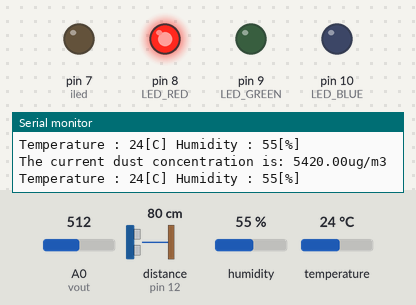
Bench run of a sketch on a simulated Arduino Uno, built with avr-gcc and run on an emulated ATmega328P. Shown: output pins drawn as LEDs (lit = HIGH), the last lines printed to the serial monitor. Wiring (inferred from the names in the program): ultrasonic range finder: trigger pin 11; echo pin 12. The inputs (shaded band) are chosen by the test bench; at power-on: distance to the obstacle (sensor on pin 12) 80 cm, A0 (vout) = 512, humidity 55 %, temperature 24 °C. The echo pulse lasts 58.3 µs per cm; pins used as bus, display or sensor lines are not drawn.

Above: at 1.8 s.
1.9 s: distance to the obstacle (sensor on pin 12) set to 99 cm
3.4 s: distance to the obstacle (sensor on pin 12) set to 105 cm
At 4.6 s:
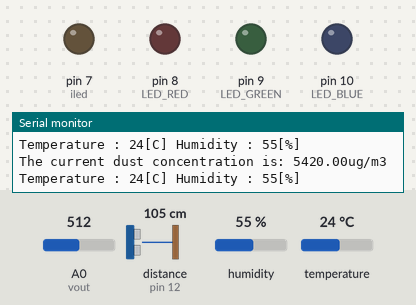
5.6 s: distance to the obstacle (sensor on pin 12) set to 2 cm
At 7.3 s:
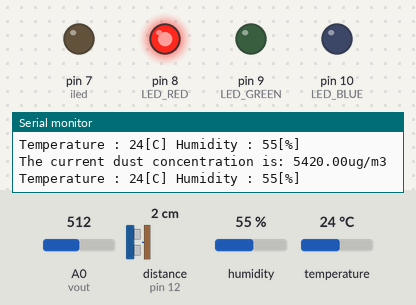
7.6 s: distance to the obstacle (sensor on pin 12) set to 120 cm
At 8.8 s:
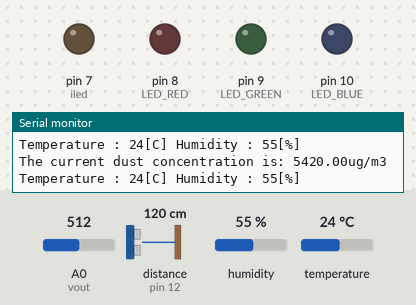
Timing chart, 0 to 10.6 s (numbered marks = the images above; inputs shaded):
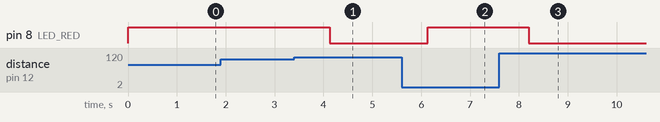

Measured:
- the behaviour switches between 101 and 102 cm on distance to the obstacle (sensor on pin 12) (found by bisection; images 0 and 1)
- after the input at 3.4 s, pin 8 (LED_RED): HIGH → LOW after 0.73 s
- after the input at 5.6 s, pin 8 (LED_RED): LOW → HIGH after 0.54 s
- after the input at 7.6 s, pin 8 (LED_RED): HIGH → LOW after 0.60 s

The sketch:

DustSensor.ino
```cpp
/* Dust Sensor
- VCC => VCC
- GND => GND
- AOUT => A0
- ILED => D7 */

#include <Wire.h>
#include <dht11.h>

#define        COV_RATIO                       0.2            //ug/mmm / mv
#define        NO_DUST_VOLTAGE                 400            //mv
#define        SYS_VOLTAGE                     5000

// Set the LCD address to 0x27 for a 16 chars and 2 line display

const int iled = 7;                                            //drive the led of sensor
const int vout = A0;                                            //analog input
float old_density, density, voltage;
int   adcvalue;

dht11 DHT11;
int pin_DHT11 = 6;
int LED_RED = 8, LED_GREEN = 9, LED_BLUE = 10;
int pin_UL_TRIG = 11;
int pin_UL_OUT = 12;

int Filter(int m) {
  static int flag_first = 0, _buff[10], sum;
  const int _buff_max = 10;
  int i;

  if(flag_first == 0) {
    flag_first = 1;

    for(i = 0, sum = 0; i < _buff_max; i++) {
      _buff[i] = m;
      sum += _buff[i];
    }
    return m;
  }
  else {
    sum -= _buff[0];
    for(i = 0; i < (_buff_max - 1); i++) {
      _buff[i] = _buff[i + 1];
    }
    _buff[9] = m;
    sum += _buff[9];

    i = sum / 10.0;
    return i;
  }
}

float print_Dust(){
  digitalWrite(iled, HIGH);
    delayMicroseconds(280);
    adcvalue = analogRead(vout);
    digitalWrite(iled, LOW);

    adcvalue = Filter(adcvalue);

    /* covert voltage (mv) */
    voltage = (SYS_VOLTAGE / 1024.0) * adcvalue * 11;

    /* voltage to density */
    if(voltage >= NO_DUST_VOLTAGE) {
      voltage -= NO_DUST_VOLTAGE;

      density = voltage * COV_RATIO;
    }
    else
      density = 0;

    Serial.print("The current dust concentration is: ");
    Serial.print(density);
    Serial.print("ug/m3\n");

    return density;
}

unsigned long distance(){
  unsigned long microseconds, distance_cm;
  // Ultrasonic wave transmission
  digitalWrite(pin_UL_TRIG, LOW); // Output pin_ULTRASONIC_T to LOW
  delayMicroseconds(2);
  // pull the Trig pin to high level for more than 10us impulse
  digitalWrite(pin_UL_TRIG, HIGH); // Output pin_ULTRASONIC_T to HIGH
  delayMicroseconds(10);
  digitalWrite(pin_UL_TRIG, LOW); // Output pin_ULTRASONIC_T to LOW

  // waits for the pin to go HIGH, and returns the length of the pulse in microseconds
  microseconds = pulseIn(pin_UL_OUT, 1, 24000);
  // time to dist
  distance_cm = microseconds * 17/1000;

  return distance_cm;
}

void LED_ON(float density){
  if(density < 30.0){
      digitalWrite(LED_BLUE, HIGH);
      digitalWrite(LED_GREEN, LOW);
      digitalWrite(LED_RED, LOW);
    }
    else if(density < 80.0){
      digitalWrite(LED_BLUE, LOW);
      digitalWrite(LED_GREEN, HIGH);
      digitalWrite(LED_RED, LOW);
    }
    else{
      digitalWrite(LED_BLUE, LOW);
      digitalWrite(LED_GREEN, LOW);
      digitalWrite(LED_RED, HIGH);
    }
}

void print_DHT(){
  int chk = DHT11.read(pin_DHT11);
  switch (chk) {
  //normal operation
    case DHTLIB_OK:
      Serial.print("Temperature : ");
      Serial.print(DHT11.temperature);
      Serial.print("[C] Humidity : ");
      Serial.print(DHT11.humidity);
      Serial.println("[%]");
      break;
    //error message
    case DHTLIB_ERROR_CHECKSUM:
      Serial.println("Checksum error");
      break;
    case DHTLIB_ERROR_TIMEOUT:
      Serial.println("Time out error");
      break;
      default:
      Serial.println("Unknown error");
      break;
  }
}

void setup(void) {
  pinMode(iled, OUTPUT);
  digitalWrite(iled, LOW);                                     //iled default closed

  pinMode(LED_RED, OUTPUT);
  digitalWrite(LED_RED, LOW);
  pinMode(LED_GREEN, OUTPUT);
  digitalWrite(LED_GREEN, LOW);
  pinMode(LED_BLUE, OUTPUT);
  digitalWrite(LED_BLUE, LOW);
  pinMode(pin_UL_OUT, INPUT);

  // Trig pin Output Setup
  pinMode(pin_UL_TRIG, OUTPUT);
  digitalWrite(pin_UL_TRIG, LOW);

  Serial.begin(9600);                                         //send and receive at 9600 baud

}

void loop(void) {
  if(distance() < 100.0){
    float tmp_density = print_Dust();

    LED_ON(tmp_density);

    print_DHT();

  }
  else {
    digitalWrite(LED_BLUE, LOW);
    digitalWrite(LED_GREEN, LOW);
    digitalWrite(LED_RED, LOW);
  }

  delay(1000);
}
```
